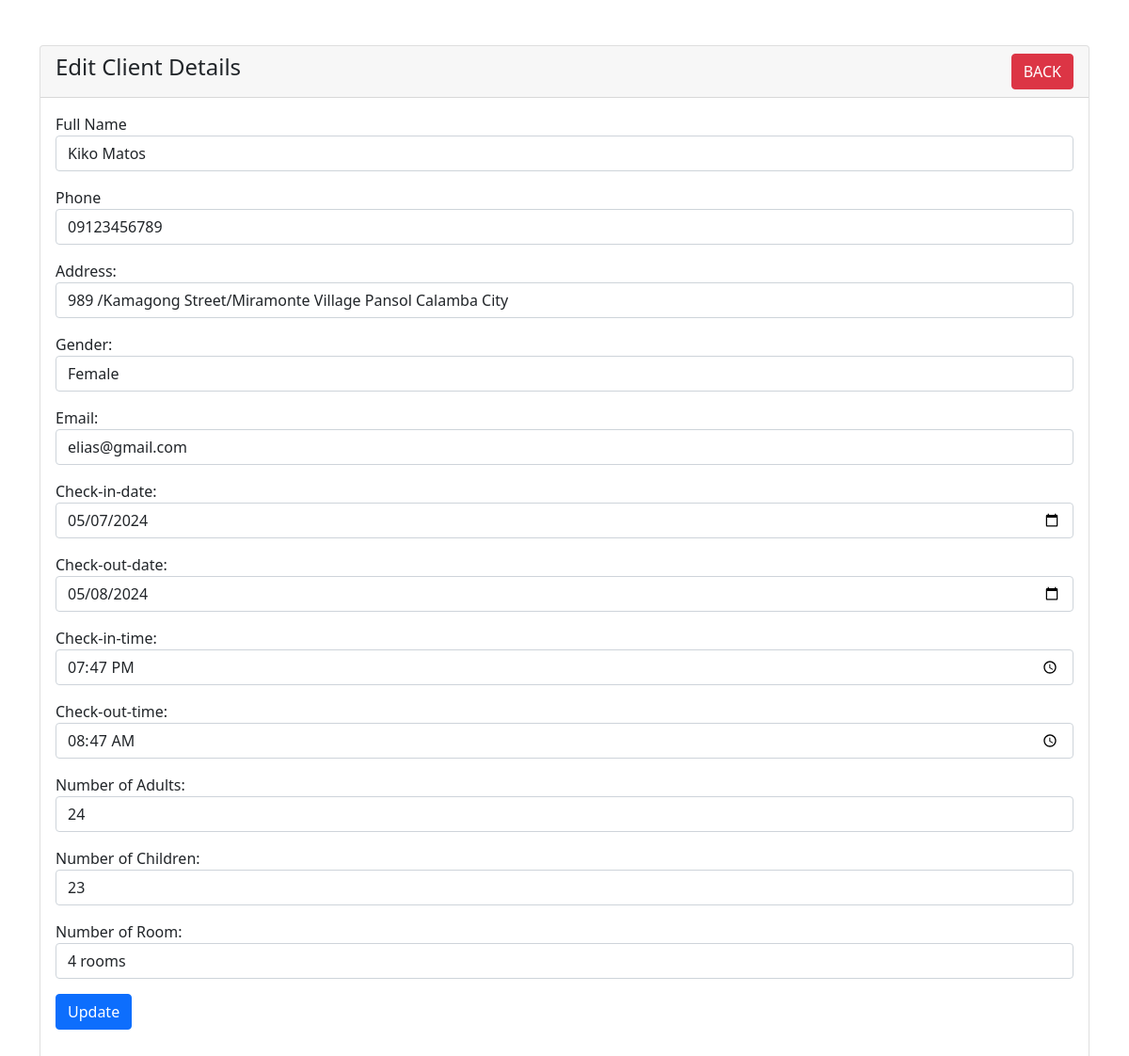
Screenshot of /Admin/Registration/edit-user.php?register_id=2 with the database file from the repository.
### tables this page shows
CREATE TABLE `register` (
  `register_id` int(11) NOT NULL,
  `fname` varchar(255) NOT NULL,
  `phone` varchar(255) NOT NULL,
  `address` varchar(255) NOT NULL,
  `gender` varchar(255) NOT NULL,
  `email` varchar(255) NOT NULL,
  `checkindate` date NOT NULL,
  `checkoutdate` date NOT NULL,
  `citime` time NOT NULL,
  `cotime` time NOT NULL,
  `adult` int(255) NOT NULL,
  `child` int(255) NOT NULL,
  `rooms` varchar(50) NOT NULL,
  `photo` blob DEFAULT NULL,
  `verified` int(255) NOT NULL,
  `status` varchar(20) NOT NULL
);

### Admin/Registration/edit-user.php (the view, shortened to what this page needs)
<?php
require '../DBcon/dbcon.php';
?>
<!doctype html>
<html lang="en">
<head>
    <link href="https://cdn.jsdelivr.net/npm/bootstrap@5.1.3/dist/css/bootstrap.min.css" rel="stylesheet">
</head>
<body>
<div class="container mt-5">
    <div class="row">
        <div class="col-md-12">
            <div class="card">
                <div class="card-header">
                    <h4>Edit Client Details
                        <a href="registration.php" class="btn btn-danger float-end">BACK</a>
                    </h4>
                </div>
                <div class="card-body">
                    <?php
                    if(isset($_GET['register_id']))
                    {
                        $client_id = mysqli_real_escape_string($con, $_GET['register_id']);
                        $query = "SELECT * FROM register WHERE register_id='$client_id'";
                        $query_run = mysqli_query($con, $query);
                        if(mysqli_num_rows($query_run) > 0)
                        {
                            $register = mysqli_fetch_assoc($query_run);
                            ?>
                            <form action="code.php" method="POST">
                                <div class="mb-3">
                                <label>Full Name</label>
                                    <input type="text" name="fname" value="<?= $register['fname']; ?>" class="form-control">
                                </div>
                                <div class="mb-3">
                                    <label>Phone</label>
                                    <input type="tel" name="phone" value="<?= $register['phone']; ?>" class="form-control">
                                </div>
                                <div class="mb-3">
                                    <label>Address:</label>
                                    <input type="text" name="address" value="<?= $register['address']; ?>" class="form-control">
                                </div>
                                <div class="mb-3">
                                    <label for="gender">Gender:</label>
                                    <select name="gender" id="gender" class="form-control" required>
                                        <option value="female" <?php if ($register['gender'] == 'female') echo 'selected'; ?>>Female</option>
                                    </select>
                                </div>
                                <div class="mb-3">
                                    <label>Email:</label>
                                    <input type="email" name="email" value="<?= $register['email']; ?>" class="form-control">
                                </div>
                                <div class="mb-3">
                                    <label>Check-in-date:</label>
                                    <input type="date" name="checkindate" value="<?= $register['checkindate']; ?>" class="form-control">
                                </div>
                            <div class="mb-3">
                                <label>Check-out-date:</label>
                                <input type="date" name="checkoutdate" value="<?= $register['checkoutdate']; ?>" class="form-control">
                            </div>
                            <div class="mb-3">
                                <label>Check-in-time:</label>
                                <input type="time" name="citime" value="<?= $register['citime']; ?>" class="form-control">
                            </div>
                            <div class="mb-3">
                                <label>Check-out-time:</label>
                                <input type="time" name="cotime" value="<?= $register['cotime']; ?>" class="form-control">
                            </div>
                            <div class="mb-3">
                                <label>Number of Adults:</label>
                                <input type="number" name="adult" min="1" max="40"  value="<?= $register['adult']; ?>" class="form-control">
                            </div>
                            <div class="mb-3">
                                <label>Number of Children:</label>
                                <input type="number" name="child" min="1" max="40" value="<?= $register['child']; ?>" class="form-control">
                            </div>
                            <div class="mb-3">
                             <label for="rooms">Number of Room:</label>
                             <select name="rooms" id="rooms" class="form-control" required>
                                <option value="4" <?php if ($register['rooms'] == '4') echo 'selected'; ?>>4 rooms</option>
                            </select>
                            </div>
                            <div class="mb-3">
                                <button type="submit" name="update_user" class="btn btn-primary">Update</button>
                            </div>
                            </form>
                            <?php
                        }
                        else
                        {
                            echo "<h4>No Such User ID Found</h4>";
                        }
                    }
                    ?>
                </div>
            </div>
        </div>
    </div>
</div>
</body>
</html>

### rows the page displays
register: fname "Kiko Matos", phone "09123456789", address "989 /Kamagong Street/Miramonte Village Pansol Calamba City", gender "Female", email "elias@gmail.com", checkindate "05/07/2024", checkoutdate "05/08/2024", citime "19:47:00", cotime "08:47:00", adult "24", child "23", rooms "4 rooms"
